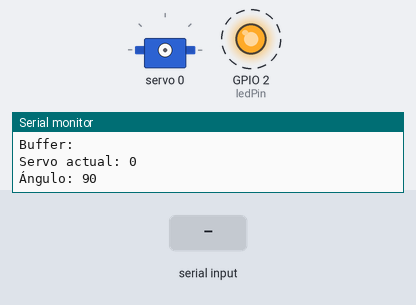
A sketch run on a simulated ESP32. Shown: servo, output pins drawn as LEDs (lit = HIGH), the last lines printed to the serial monitor. Dashed ring = blinking. The inputs (shaded band) are chosen by the test bench. Nothing arrives over Bluetooth unless stated.

Above: at 1.75 s.
2.3 s: "n90\n" received over the second serial link
At 3.04 s:
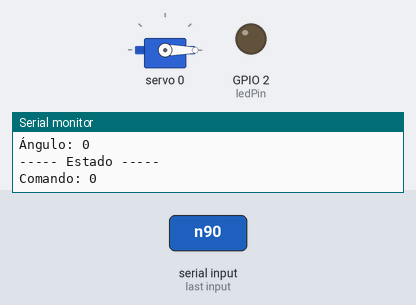
5.6 s: "n,45\n" received over the second serial link
At 5.86 s:
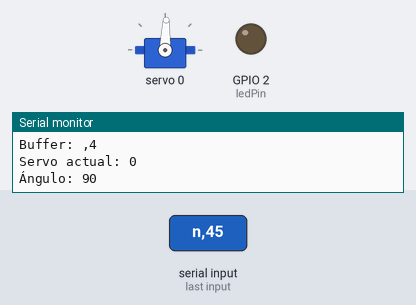
8.9 s: "n" received over the second serial link
At 9.29 s:
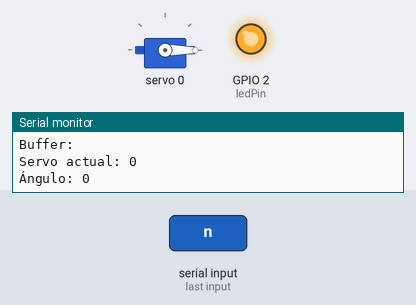
Timing chart, 0 to 18.2 s (numbered marks = the images above; inputs shaded):
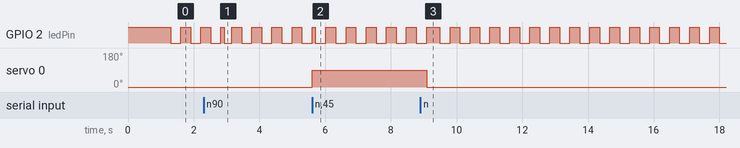

Measured:
- after the input at 5.6 s, servo 0: 0° → 88° at once
- after the input at 8.9 s, servo 0: 88° → 0° after 0.19 s
- by itself, GPIO 2 (ledPin): repeats every 0.61 s: LOW 0.31 s, HIGH 0.30 s

The sketch:

C_digo_robot_V2.ino
```cpp
#include "BluetoothSerial.h"
#include <Wire.h>
#include <Adafruit_PWMServoDriver.h>

BluetoothSerial SerialBT;

#define SERVOMIN  102   // Pulso mínimo (~500 us)
#define SERVOMAX  492   // Pulso máximo (~2400 us)
#define SERVOFREQ 50    // Frecuencia típica de servo (Hz)

Adafruit_PWMServoDriver pwm1 = Adafruit_PWMServoDriver(0x40); // Placa 1
Adafruit_PWMServoDriver pwm2 = Adafruit_PWMServoDriver(0x41); // Placa 2

const int ledPin = 2;

String buffer = "";
char com = '0';
int angle = 90;
uint8_t servonum = 0;
bool BTState = false;

void setup() {
  pinMode(ledPin, OUTPUT);
  digitalWrite(ledPin, HIGH);

  Serial.begin(9600);
  SerialBT.begin("ESP32-BT");

  // Inicializa ambas placas
  pwm1.begin();
  pwm1.setOscillatorFrequency(27000000);
  pwm1.setPWMFreq(SERVOFREQ);

  pwm2.begin();
  pwm2.setOscillatorFrequency(27000000);
  pwm2.setPWMFreq(SERVOFREQ);

  delay(1000);
  digitalWrite(ledPin, LOW);
}

void loop() {
  if (SerialBT.available()) {
    com = SerialBT.read();
    if (com == 'n') {
      angle = buffer.toInt();
      if (angle >= 0 && angle <= 180) {
        uint16_t pulse = map(angle, 0, 180, SERVOMIN, SERVOMAX);
        if (servonum < 16) {
          pwm1.setPWM(servonum, 0, pulse);
        } else if (servonum < 32) {
          pwm2.setPWM(servonum - 16, 0, pulse);
        }
        digitalWrite(ledPin, HIGH);
        delay(100);
        digitalWrite(ledPin, LOW);
      }
      buffer = "";
    } else if (com == 'c') {
      servonum = buffer.toInt();
      if (servonum > 31) servonum = 31; // Límite máximo
      buffer = "";
    } else if (com == 't') {
      int time = buffer.toInt();
      digitalWrite(ledPin, HIGH);
      delay(time);
      digitalWrite(ledPin, LOW);
      buffer = "";
    } else if (com == 's') {
      BTState = true;
    } else {
      buffer += com;
    }
  } else if (!BTState) {
    digitalWrite(ledPin, HIGH);
    delay(300);
    digitalWrite(ledPin, LOW);
    delay(300);
  }

  // Solo para depurar
  Serial.println("----- Estado -----");
  Serial.print("Comando: "); Serial.println(com);
  Serial.print("Buffer: "); Serial.println(buffer);
  Serial.print("Servo actual: "); Serial.println(servonum);
  Serial.print("Ángulo: "); Serial.println(angle);
}
```
